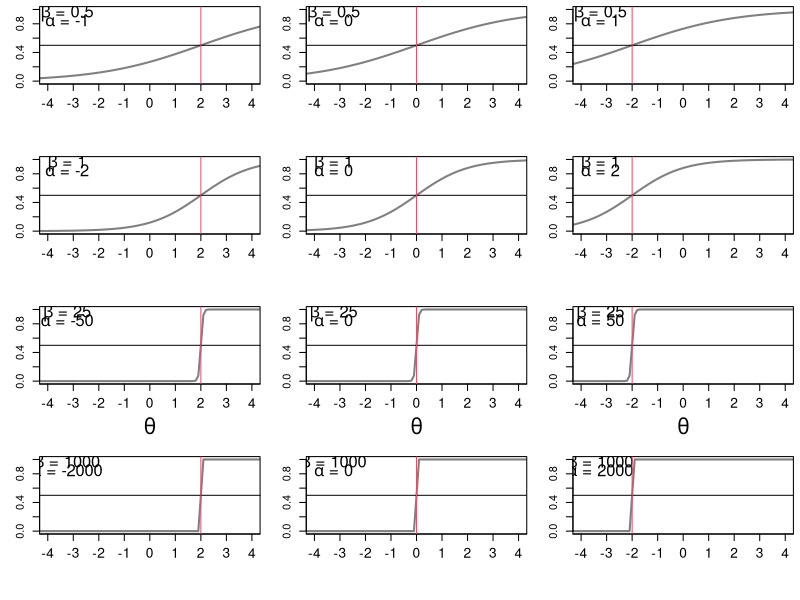

Source code (R):
## R_Demo_logit_transformation_latent_variable.R
##########################################################################
## INSTRUCTOR: Christopher Fariss
## COURSE NAME: A Crash Course in Measurement and Latent Variable Modeling with RSTAN
##
## COURSE NAME: Advanced Computational Methods for Social Media and Textual Data (2F)
## University of Essex Summer School 2022
##
## Date: 2022-08-08
##
## Please e-mail me if you find any errors or have and suggestions (either email is fine)
## e-mail: cjf0006@gmail.com
## e-mail: cjfariss@umich.edu
##
##########################################################################
##
## Introduction to tutorial:
##
## Think about a latent variable model without actually running one.
##
## This program is a visual look at the relationship between values along a fixed sequence that represents the distribution of the latent variable and its relationship to binary variables that are equally likely (50%-50% change).
##
## In the IRT framework, there is a latent trait theta_i.
##
## Where the subscript i = 1,... ,N indicates multiple units.
##
## y_ik is the observed value for item k for unit i.
##
## For each item alpha_k and beta_k are also estimated.
##
## alpha_k continues to act as "difficulty" parameters, or threshold that benchmarks how likely an indicator is to be observed relative to the values of the latent trait.
##
## In this formulation, this is analogous to an intercept in a traditional logistic regression model.
##
## beta_k, often referred to as the "discrimination" parameters and is the analogue of a slope coefficient.
##
##########################################################################

## make theta a deterministic sequence (we will use each value below to calculate a range of probabilities as a function of these values and the item-discrimination and item-difficulty parameters)
theta <- seq(-5,5,.1)
n <- length(theta)

## set strength of relationship (i.e., the item discrimination)
##
## try setting this value to an positive real number
##
## as beta increases the logit curve will converge towards a set function
##
## the step function will reside over the inflection point of the logit curve
##
## the inflection point is always -(alpha/beta)
##
## because of this identity, we have to expand the intercepts below by a factor of beta
##
## the expansion below is necessary to fix the curve over the range of the standard normal density set for x above
##
#beta <- .1
#beta <- .5
#beta <- 1
#beta <- 2
#beta <- 3
#beta <- 4
#beta <- 5
#beta <- 10
#beta <- 100
#beta <- 1000
#beta <- 10000
##
## as beta approach infinity, the value along x becomes perfectly predictive of the y variables
##
#beta <- 100000


## set beta here (pick three values for beta, the item discrimination parameter)
beta <- c(.5,1,25,1000)

par(mfrow=c(4,3), mar=c(5,3,.5,.5))
for(j in 1:length(beta)){
    ## set intercepts * an expansion factor, which is the item discrimination from above
    ## values correspond exactly to the position along the standard normal x variable
    ## specifically, these are the position along x at which point at which Pr(y=1)=.5
    alpha <- beta[j]*c(-2,0,2)
    
    # linear terms of the model
    # transform the linear xb terms using the logit function into a probability
    xb <- p <- y <- matrix(NA, nrow=n, ncol=length(alpha))
    for(i in 1:length(alpha)){
        xb[,i] <- alpha[i] + beta[j] * theta
        p[,i] <- 1 / (1 + exp(-xb[,i]))
        y[,i] <- rbinom(n, size=1, prob=p[,i])
    }
    
    for(i in 1:length(alpha)){
        ## graph theta values along the the x-axis
        ## x values are projected onto the probablity of y using the inverse logit function of xb
        plot(theta, p[,i], xlim=c(-4.0,4.0), ylim=c(0,1), xaxt="n", xlab="", type="l", lwd=2, col=grey(.5), ylab="")
        if(j==3)mtext(side=1, expression(theta), cex=1.25, line=3)
        if(i==1)mtext(side=2, expression("Probability Y=1"), cex=1.25, line=3)
        A <- alpha[i]
        B <- beta[j]
        text(-3.25,.95, substitute(paste(beta, " = ", B), list(B = B)),, cex=1.5)
        text(-3.25,.85, substitute(paste(alpha, " = ", A), list(A = A)),, cex=1.5)
        axis(side=1, at=-5:5, cex.axis=1.25)
        abline(h=0.5)
        abline(v=-(alpha[i]/beta[j]), col=2)
        #abline(v=-((alpha[i]+log(2.75))/beta[j]), col=2, lwd=.5, lty=2)
        #abline(v=-((alpha[i]-log(2.75))/beta[j]), col=2, lwd=.5, lty=2)
    }
}



